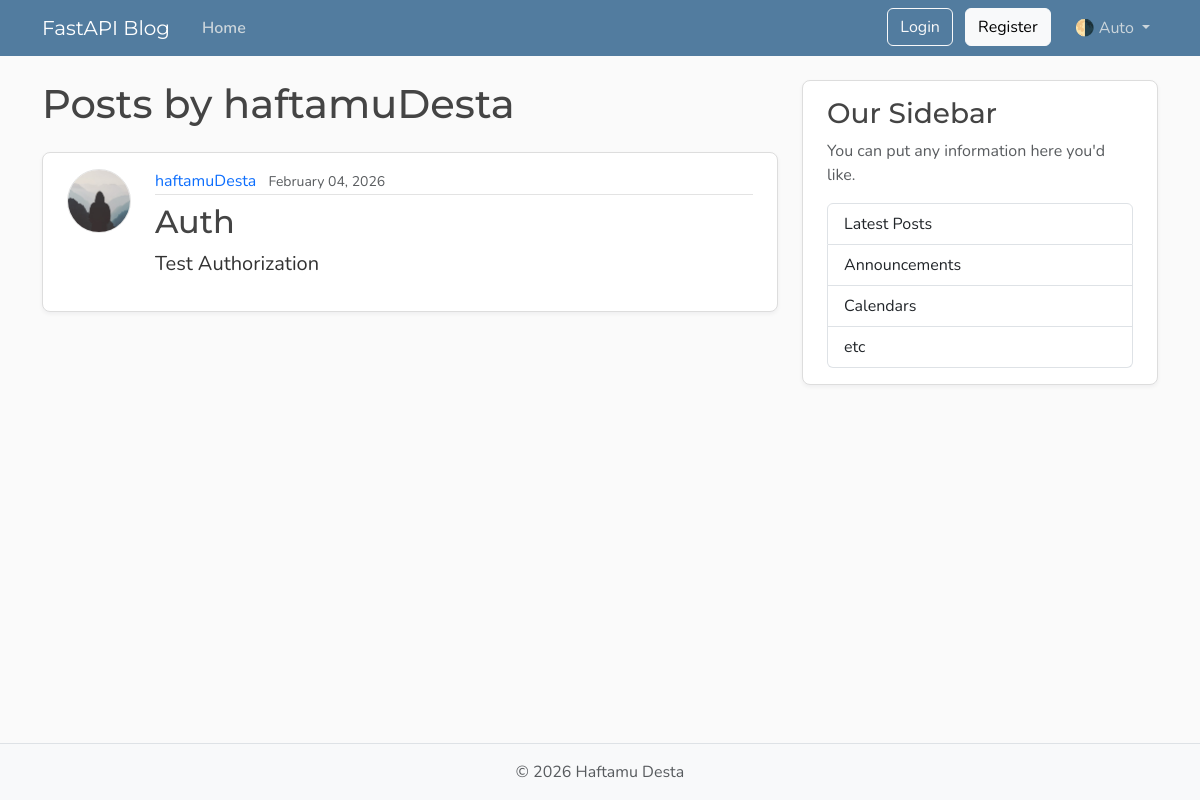
Before: /users/1/posts with the older database file.
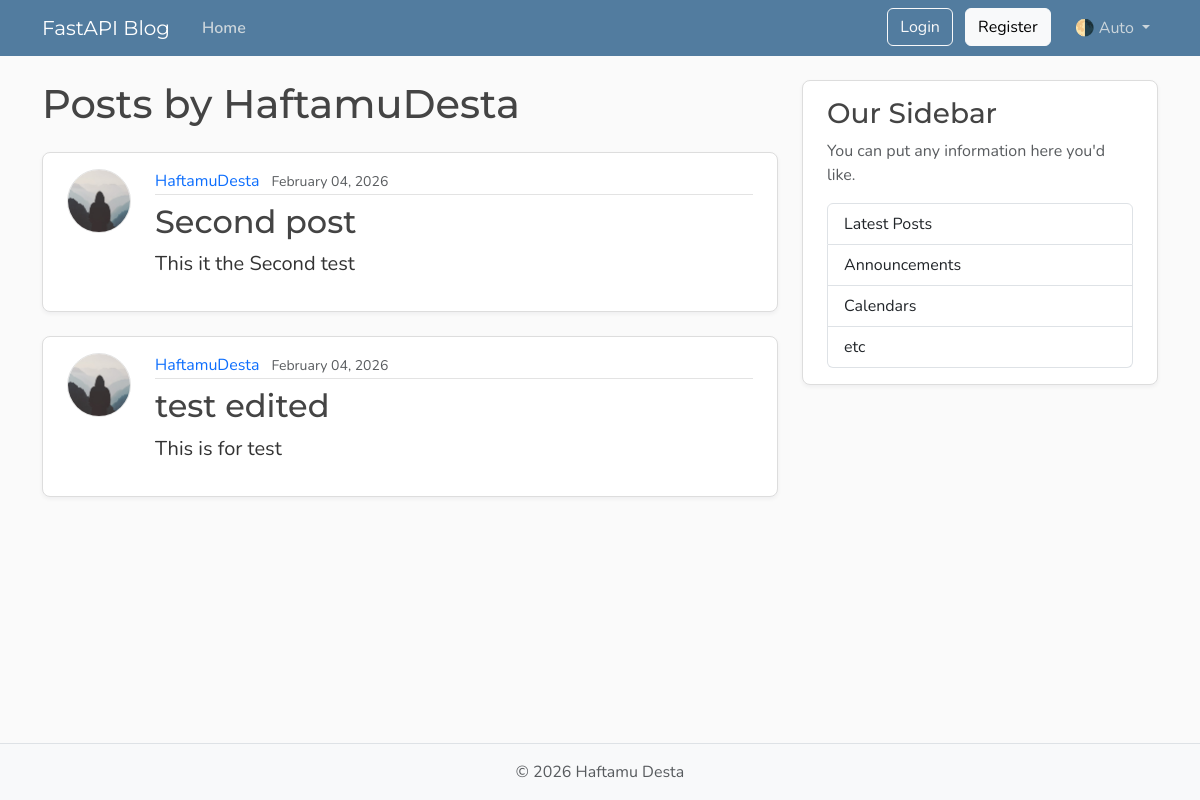
After: the same page with the newer database file.
### models.py (models this page shows, shortened)
class User(Base):
    __tablename__ = "users"
    id: Mapped[int] = mapped_column(Integer, primary_key=True, index=True)
    username: Mapped[str] = mapped_column(String(50), unique=True, nullable=False)
    email: Mapped[str] = mapped_column(String(120), unique=True, nullable=False)
    password_hash: Mapped[str] = mapped_column(String(200), nullable=False)
    image_file: Mapped[str | None] = mapped_column(
        String(200),
        nullable=True,
        default=None,
    )
    posts: Mapped[list[Post]] = relationship(
        back_populates="author",
        cascade="all, delete-orphan",
    )

class Post(Base):
    __tablename__ = "posts"
    id: Mapped[int] = mapped_column(Integer, primary_key=True, index=True)
    title: Mapped[str] = mapped_column(String(100), nullable=False)
    content: Mapped[str] = mapped_column(Text, nullable=False)
    user_id: Mapped[int] = mapped_column(
        ForeignKey("users.id"),
        nullable=False,
        index=True,
    )
    date_posted: Mapped[datetime] = mapped_column(
        DateTime(timezone=True),
        default=lambda: datetime.now(UTC),
    )
    author: Mapped[User] = relationship(back_populates="posts")

### main.py (the view)
@app.get("/users/{user_id}/posts", include_in_schema=False, name="user_posts")
async def user_posts_page(
    request: Request,
    user_id: int,
    db: Annotated[AsyncSession, Depends(get_db)],
):
    result = await db.execute(select(models.User).where(models.User.id == user_id))
    user = result.scalars().first()
    if not user:
        raise HTTPException(
            status_code=status.HTTP_404_NOT_FOUND,
            detail="User not found",
        )
    result = await db.execute(
        select(models.Post)
        .options(selectinload(models.Post.author))
        .where(models.Post.user_id == user_id)
        .order_by(models.Post.date_posted.desc()),
    )
    posts = result.scalars().all()
    return templates.TemplateResponse(
        request,
        "user_posts.html",
        {"posts": posts, "user": user, "title": f"{user.username}'s Posts"},
    )

### templates/user_posts.html
{% extends "layout.html" %}
{% block content %}
<h1 class="mb-4">Posts by {{ user.username }}</h1>
{% for post in posts %}
<article class="content-section py-3 px-4 mb-4">
    <div class="d-flex align-items-start gap-4">
        <img class="rounded-circle article-img flex-shrink-0" src="{{ post.author.image_path }}"
            alt="{{ post.author.username }}'s profile picture" width="64" height="64" loading="lazy">
        <div class="flex-grow-1">
            <div class="article-metadata mb-2">
                <a class="me-2" href="{{ url_for('user_posts', user_id=post.author.id) }}">{{ post.author.username
                    }}</a>
                <small class="text-body-secondary">{{ post.date_posted.strftime("%B %d, %Y") }}</small>
            </div>
            <h2>
                <a class="article-title" href="{{ url_for('post_page', post_id=post.id) }}">{{ post.title }}</a>
            </h2>
            <p class="article-content">{{ post.content }}</p>
        </div>
    </div>
</article>
{% else %}
<p class="text-body-secondary">No posts by this user yet.</p>
{% endfor %}
{% endblock content %}

### templates/layout.html (shortened to what this page needs)
<!DOCTYPE html>
<html lang="en">
<head>
    <link href="https://cdn.jsdelivr.net/npm/bootstrap@5.3.8/dist/css/bootstrap.min.css" rel="stylesheet"
>
    <link rel="stylesheet" type="text/css" href="{{ url_for('static', path='css/main.css' ) }}">
</head>
<body class="d-flex flex-column min-vh-100">
    <header class="site-header">
        <nav class="navbar navbar-expand-md bg-steel fixed-top" data-bs-theme="dark">
            <div class="container">
                <a class="navbar-brand me-4" href="{{url_for('home') }}">FastAPI Blog</a>
                <div class="collapse navbar-collapse" id="navbarToggle">
                    <div class="navbar-nav me-auto">
                        <a class="nav-link active" aria-current="page" href="{{ url_for('home') }}">Home</a>
                    </div>
                    <div class="navbar-nav">
                        <div id="loggedOutNav">
                            <a class="btn btn-outline-light mb-2 mb-md-0 me-md-2" href="{{url_for('login_page')
                                }}">Login</a>
                            <a class="btn btn-light mb-2 mb-md-0 me-md-3" href="{{url_for('register_page')
                                }}">Register</a>
                        </div>
                        <div class="nav-item dropdown">
                            <a class="nav-link dropdown-toggle" href="#" role="button" id="bd-theme"
                                data-bs-toggle="dropdown" aria-expanded="false">
                                <span id="bd-theme-text">🌗 Auto</span>
                            </a>
                        </div>
                    </div>
                </div>
            </div>
        </nav>
    </header>
    <main role="main" class="container">
        <div class="row">
            <div class="col-md-8">
                {% block content %}
                {% endblock content %}
            </div>
            <aside class="col-md-4">
                <div class="content-section py-3 px-4 mb-4">
                    <h3>Our Sidebar</h3>
                    <p class="text-body-secondary">You can put any information here you'd like.</p>
                    <ul class="list-group">
                        <li class="list-group-item">Latest Posts</li>
                        <li class="list-group-item">Announcements</li>
                        <li class="list-group-item">Calendars</li>
                        <li class="list-group-item">etc</li>
                    </ul>
                </div>
            </aside>
        </div>
    </main>
    <footer class="mt-auto py-3 bg-body-tertiary border-top">
        <div class="container text-center">
            <p class="text-body-secondary mb-0">
                © <span id="year"></span> Haftamu Desta
            </p>
        </div>
    </footer>
</body>
</html>

### static/css/main.css (style rules this page uses)
:root { --font-heading: "Montserrat", system-ui, -apple-system, BlinkMacSystemFont, sans-serif; --font-body: "Nunito", system-ui, -apple-system, BlinkMacSystemFont, sans-serif; --color-bg-body: #fafafa; --color-bg-content: #ffffff; --color-text-primary: #333333; --color-text-heading: #444444; --color-steel: #527c9f; --color-nav-link: #cbd5db; --color-nav-link-hover: #ffffff; --color-link-hover: #428bca; --color-border: #dddddd; --color-border-light: #e3e3e3; --spacing-xl: 5rem; --article-img-size: 4rem; --account-img-size: 7.813rem; }
body { font-family: var(--font-body); background: var(--color-bg-body); color: var(--color-text-primary); }
main { padding-top: var(--spacing-xl); }
h1, h2, h3, h4, h5, h6 { font-family: var(--font-heading); color: var(--color-text-heading); }
.navbar-brand { font-family: var(--font-heading); }
a { text-decoration: none; }
.bg-steel { background-color: var(--color-steel); }
.site-header .navbar-nav .nav-link { color: var(--color-nav-link); transition: color 0.2s ease-in-out; }
.site-header .navbar-nav .nav-link.active { font-weight: 600; }
.content-section { background: var(--color-bg-content); border: 1px solid var(--color-border); border-radius: 0.5rem; box-shadow: 0 2px 4px rgba(15, 23, 42, 0.05); transition: box-shadow 0.15s ease, transform 0.15s ease, border-color 0.15s ease; }
.article-title { color: var(--color-text-heading); transition: color 0.2s ease-in-out; }
.article-content { white-space: pre-line; font-size: 1.25rem; }
.article-img { height: var(--article-img-size); width: var(--article-img-size); flex-shrink: 0; object-fit: cover; border: 1px solid var(--color-border-light); box-shadow: 0 0 0 2px var(--color-bg-content); }
.article-metadata { padding-bottom: 0.063rem; border-bottom: 1px solid var(--color-border-light); }
.article-metadata a { transition: color 0.2s ease-in-out; }
[data-bs-theme="dark"] { --color-bg-body: #1a1a1a; --color-bg-content: #2d2d2d; --color-text-primary: #e0e0e0; --color-text-heading: #f0f0f0; --color-border: #404040; --color-border-light: #4a4a4a; }

Changed rows visible on the page:
changed User: username "haftamuDesta" → "HaftamuDesta"
added Post: author.username "HaftamuDesta", date_posted "February 04, 2026", title "Second post", content "This it the Second test"
changed Post: author.username "haftamuDesta" → "HaftamuDesta"; title "Auth" → "test edited"; content "Test Authorization" → "This is for test"
